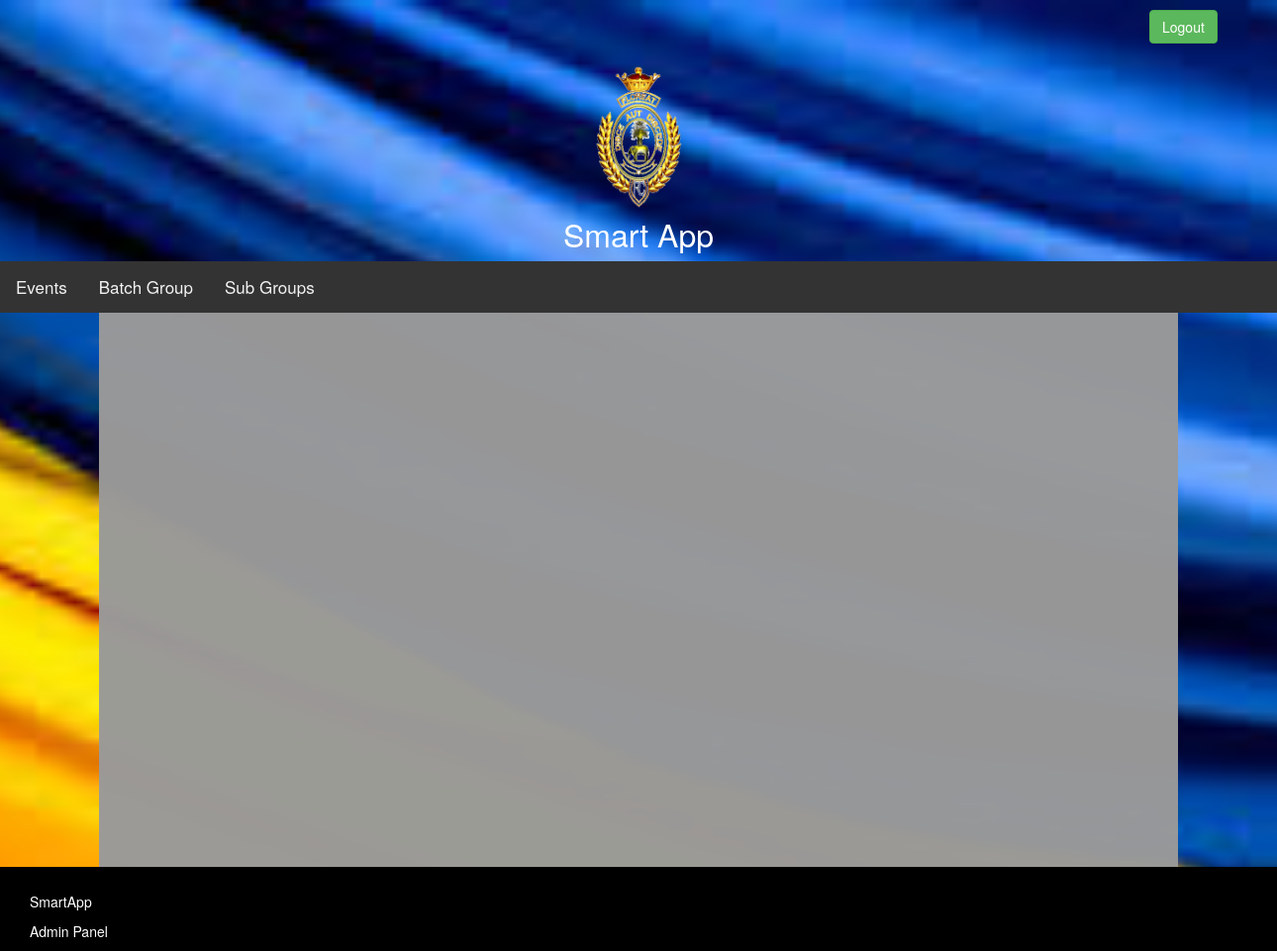
The page /groupMember.php on the database as committed earlier.
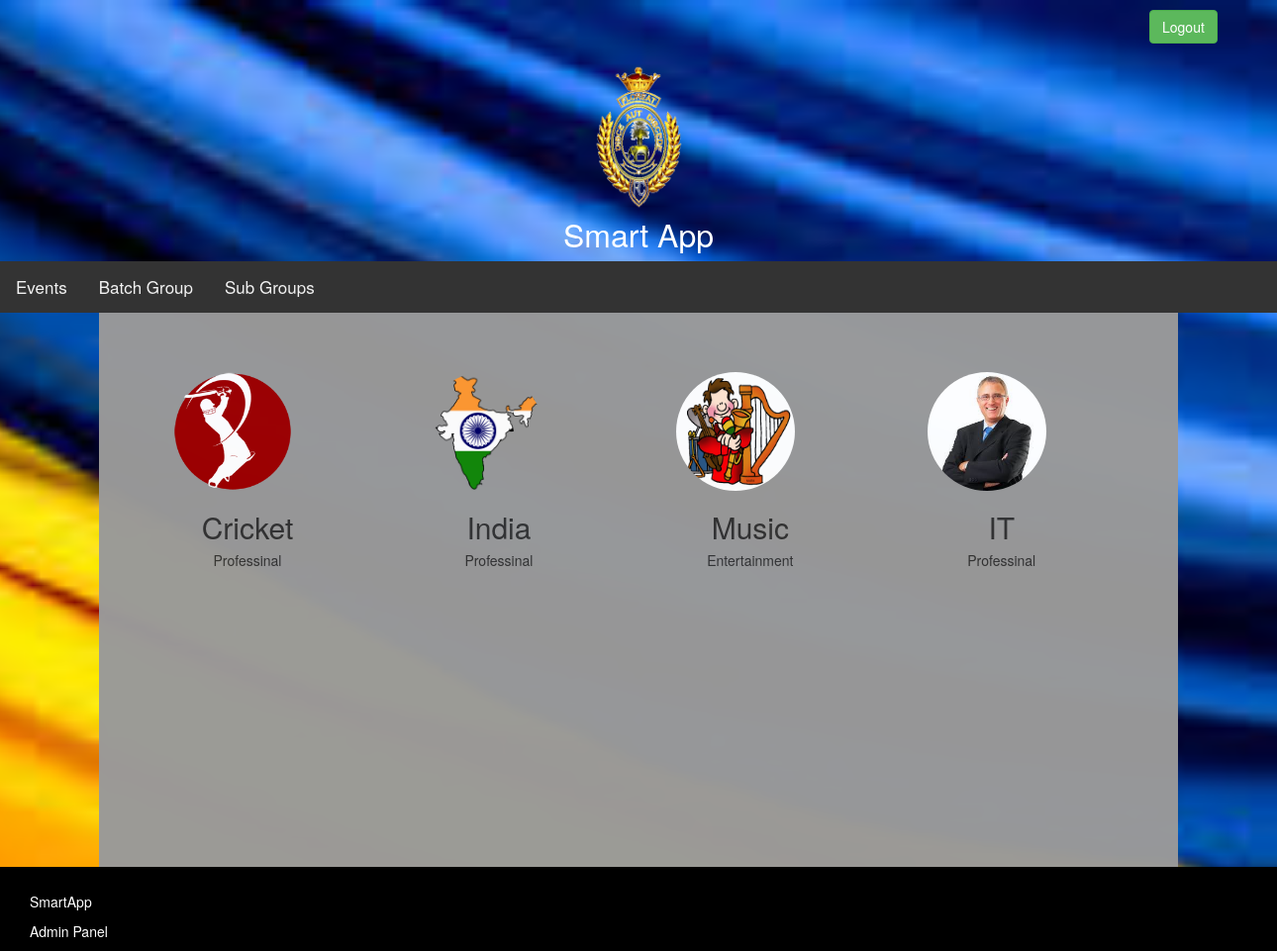
The same page on the database as committed later.
### tables this page shows
CREATE TABLE IF NOT EXISTS `group_participants` (
  `groupid` int(11) NOT NULL,
  `userid` int(11) NOT NULL,
  PRIMARY KEY (`groupid`,`userid`)
);

CREATE TABLE IF NOT EXISTS `groups` (
  `id` int(11) NOT NULL AUTO_INCREMENT,
  `group_name` varchar(50) NOT NULL,
  `image` varchar(1000) NOT NULL,
  `category` varchar(50) NOT NULL,
  `description` varchar(255) NOT NULL,
  `num_participants` int(11) NOT NULL DEFAULT '0',
  PRIMARY KEY (`id`)
);

### groupMember.php (the view, shortened to what this page needs)
<?php
 $b = 1;
?>
<!DOCTYPE html PUBLIC "-//W3C//DTD XHTML 1.0 Transitional//EN" "http://www.w3.org/TR/xhtml1/DTD/xhtml1-transitional.dtd">
<html xmlns="http://www.w3.org/1999/xhtml">
<head>
  <link rel="stylesheet" href="css/bootstrap.min.css"></link>
   <link rel="stylesheet" href="https://maxcdn.bootstrapcdn.com/font-awesome/4.5.0/css/font-awesome.min.css">
<link rel="stylesheet" href="css/newstyle.css"></link>
   <link rel="stylesheet" href="http://maxcdn.bootstrapcdn.com/bootstrap/3.3.6/css/bootstrap.min.css">
<link rel="stylesheet" href="http://cdn.jsdelivr.net/animatecss/2.1.0/animate.min.css">
    <?php
include('header.php');
?>
</head>
<body>
  <div class="c2"  style="padding: 10px;background-color: #999999;opacity: 0.98;margin-left: 100px;margin-right: 100px;min-height: 70%">
      <div class="container">
                          <?php
                              include("database_connect.php");
                              $query = "select * from groups g,group_participants s where s.groupid=g.id and s.userid=".$b;
                              $result=mysqli_query($con,$query);
                               while($row = mysqli_fetch_array($result))
                                  {
                              ?>
                              <div class="floating-box">
                                  <div class="animated rotateInDownRight">
                                        <a href="subgroup.php?gid=<?=$row["id"]?>">
                                        <img src="<?php echo $row['image']; ?>" alt="javascript button" class="img-circle" alt="Cinque Terre" width="120" height="120" /></a>
                                        <h2 style="text-align: center"><?php echo $row['group_name']; ?><span></h2>
                                        <h5 style="text-align: center"><?php echo $row['category']; ?> </h5>
                                 </div>
                              </div>
                         <?php } ?>
         </div>
  </div>
</body>
<div style="background-color: black">
<footer>
<div class="footer" style="padding-top: 25px">
  <div class="container-fluid" id="maincontainer">
        <div class="col-md-4 box1">
             <p class="smartappheading" style="color: white">SmartApp</p>
                <p style="color: white">Admin Panel</p>
         </div>
 </div>
</footer>
</div>
</html>

Rows that differ between the two databases and show on the page:
added group_participants: groupid.image (picture), groupid.group_name "Cricket", groupid.category "Professinal"
added group_participants: groupid.image (picture), groupid.group_name "India", groupid.category "Professinal"
added group_participants: groupid.image (picture), groupid.group_name "Music", groupid.category "Entertainment"
added group_participants: groupid.image (picture), groupid.group_name "IT", groupid.category "Professinal"
